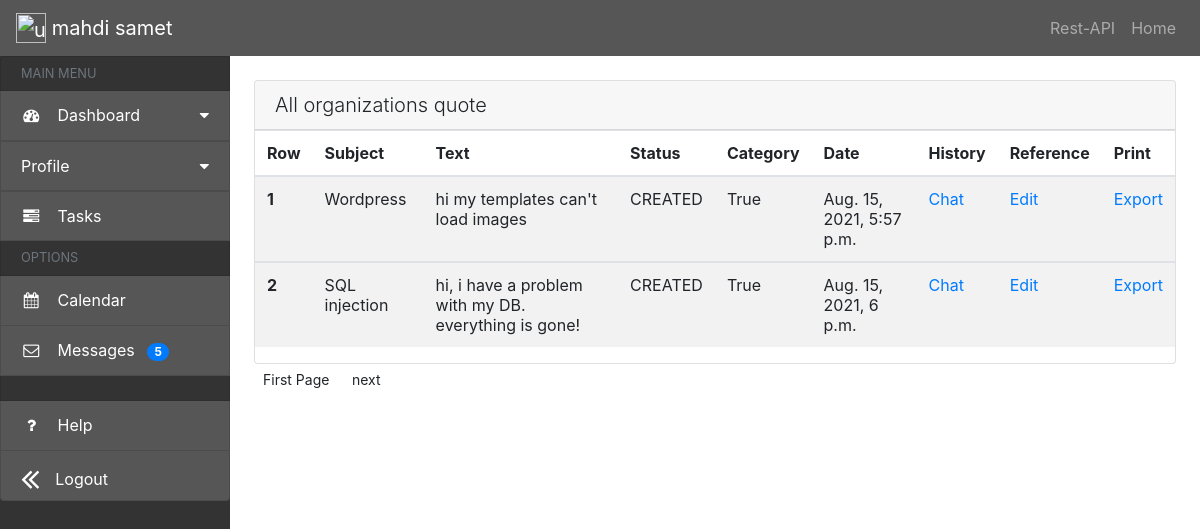
The app's page /ticket/view/ (signed in) with its own data.
### ticket/models.py (models this page shows, shortened)
class Query(models.Model):
    subject = models.CharField(max_length=30, blank=False, verbose_name='موضوع تیکت')
    message = models.CharField(max_length=500, blank=False, verbose_name='متن تیکت')
    status = models.CharField(max_length=20, choices=enums.TicketStatuses.choices,
                              default=enums.TicketStatuses.CREATED, verbose_name='وضعیت تیکت')
    is_active = models.BooleanField(default=True, verbose_name='فعال است؟')
    create_info = models.DateTimeField(auto_now_add=True, verbose_name='تاریخ ثبت')
    slug = models.SlugField(max_length=50, unique=True, editable=False)
    user_related = models.ForeignKey('auth.User', on_delete=models.PROTECT, verbose_name='رابطه با کاربران', null=True,
                                     blank=True)
    category_related = models.ForeignKey('ticket.Category', on_delete=models.PROTECT, verbose_name='رابطه با کتگوری', null=True,
                                         blank=True)
    history = HistoricalRecords()

### ticket/views.py (the view)
# urls.py: path('view/', views.show_active_query, name='view-ticket'),
@login_required
def show_active_query(request):
    if request.user.is_authenticated:
        if not request.user.is_superuser:
            try:
                operator_organization = models.Query.objects.filter(operator_info=request.user)
            except:
                return render(request, 'dashboard/dashboard.html')
        else:
            operator_organization = models.Query.objects.all()
        if operator_organization is None:
            return render(request, 'dashboard/dashboard.html')
        other_number = []
        qs = list(itertools.chain(operator_organization, other_number))
        paginated = Paginator(qs, 2)
        paginated_page = paginated.get_page(request.GET.get('page', 1))
        return render(request=request,
                      context={'object_list': paginated_page, },
                      template_name='ticket/list-query.html')
    else:
        return render(request, 'dashboard/dashboard.html')

### ticket/templates/ticket/list-query.html (shortened to what this page needs)
{% extends 'dashboard/base.html' %}
{% block base_content %}
    <div class="col p-4">
        <div class="card">
            <h5 class="card-header font-weight-light">All organizations quote </h5>
            <table class="table table-striped">
                <thead>
                <tr>
                    <th scope="col">Row</th>
                    <th scope="col">Subject</th>
                    <th scope="col">Text</th>
                    <th scope="col">Status</th>
                    <th scope="col">Category</th>
                    <th scope="col">Date</th>
                    <th scope="col">History</th>
                    <th scope="col">Reference</th>
                    <th scope="col">Print</th>
                </tr>
                </thead>
                {% for org in object_list %}
                    <tbody>
                    <tr>
                        <th scope="row">{{ forloop.counter }}</th>
                        <td>{{ org.subject }}</td>
                        <td>{{ org.message }}</td>
                        <td>{{ org.status }}</td>
                        <td>{{ org.is_active }}</td>
                        <td>{{ org.create_info }}</td>
                        <td><a href="{% url 'ticket:detail-quote' org.pk %}">Chat</a></td>
                        <td><a href="{% url 'ticket:edit-quote' org.pk %}">Edit</a></td>
                        <td><a href="{% url 'ticket:edit-quote' org.pk %}">Export</a></td>
                    </tr>
                    </tbody>
                {% endfor %}
            </table>
        </div>
        {% include 'ticket/pagination.html' %}
    </div>
{% endblock %}

### dashboard/templates/dashboard/base.html (shortened to what this page needs)
{% load widget_tweaks %}
{% load static %}
<html>
<head>
    <link rel="stylesheet" href="https://maxcdn.bootstrapcdn.com/font-awesome/4.3.0/css/font-awesome.min.css"/>
    <link rel="stylesheet" href="{% static 'base/css/font-awesome.min.css' %}"/>
    <link rel='stylesheet' href="{% static 'base/css/bootstrap.min.css' %}"/>
    <link rel='stylesheet' href="{% static 'base/css/style.css' %}"/>
</head>
<body>
{% block navbar_menu %}
    <nav class="navbar navbar-expand-md navbar-dark bg-dark">
        <a class="navbar-brand" href="#">
            {% if  user.is_authenticated %}
                <img src="https://media-exp1.licdn.com/dms/image/C4D03AQG8M7iJeCITgw/profile-displayphoto-shrink_200_200/0/1614260643050?e=1628726400&v=beta&t=GphmyJJNYwbiQ17z4vyRGQj-dwqRljAoD5JrqWSVK8g"
                     width="30" height="30"
                     class="d-inline-block align-top" alt="user_profile_image_personal">
            {% endif %}
            {% if user.is_authenticated %}
                <span class="menu-collapsed"> {{ request.user.get_full_name }}</span>
            {% endif %}
        </a>
        <div class="collapse navbar-collapse" id="navbarNavDropdown">
            <ul class="navbar-nav ml-auto">
                <li class="nav-item">
                    <a class="nav-link" href="#top">Rest-API</a>
                </li>
                <li class="nav-item">
                    <a class="nav-link" href="#top">Home</a>
                </li>
            </ul>
        </div>
    </nav>
    <div class="row" id="body-row">
    <div id="sidebar-container" class="sidebar-expanded d-none d-md-block">
        <ul class="list-group">
            <li class="list-group-item sidebar-separator-title text-muted d-flex align-items-center menu-collapsed">
                <small>MAIN MENU</small>
            </li>
            <a href="#submenu1" data-toggle="collapse" aria-expanded="false"
               class="bg-dark list-group-item list-group-item-action flex-column align-items-start">
                <div class="d-flex w-100 justify-content-start align-items-center">
                    <span class="fa fa-dashboard fa-fw mr-3"></span>
                    <span class="menu-collapsed">Dashboard</span>
                    <span class="submenu-icon ml-auto"></span>
                </div>
            </a>
            <a href="#submenu2" data-toggle="collapse" aria-expanded="false"
               class="bg-dark list-group-item list-group-item-action flex-column align-items-start">
                <div class="d-flex w-100 justify-content-start align-items-center">
                    <span class="menu-collapsed ">Profile</span>
                    <span class="submenu-icon ml-auto"></span>
                </div>
            </a>
            <a href="#" class="bg-dark list-group-item list-group-item-action">
                <div class="d-flex w-100 justify-content-start align-items-center">
                    <span class="fa fa-tasks fa-fw mr-3"></span>
                    <span class="menu-collapsed">Tasks</span>
                </div>
            </a>
            <li class="list-group-item sidebar-separator-title text-muted d-flex align-items-center menu-collapsed">
                <small>OPTIONS</small>
            </li>
            <a href="#" class="bg-dark list-group-item list-group-item-action">
                <div class="d-flex w-100 justify-content-start align-items-center">
                    <span class="fa fa-calendar fa-fw mr-3"></span>
                    <span class="menu-collapsed">Calendar</span>
                </div>
            </a>
            <a href="#" class="bg-dark list-group-item list-group-item-action">
                <div class="d-flex w-100 justify-content-start align-items-center">
                    <span class="fa fa-envelope-o fa-fw mr-3"></span>
                    <span class="menu-collapsed">Messages <span
                            class="badge badge-pill badge-primary ml-2">5</span></span>
                </div>
            </a>
            <li class="list-group-item sidebar-separator menu-collapsed"></li>
            <a href="#" class="bg-dark list-group-item list-group-item-action">
                <div class="d-flex w-100 justify-content-start align-items-center">
                    <span class="fa fa-question fa-fw mr-3"></span>
                    <span class="menu-collapsed">Help</span>
                </div>
            </a>
            {% if  user.is_authenticated %}
                <a href="{% url 'user:logout-user' %}" class="bg-dark list-group-item list-group-item-action"
                   class="bg-dark list-group-item list-group-item-action d-flex align-items-center">
                    <div class="d-flex w-100 justify-content-start align-items-center">
                        <span id="collapse-icon" class="fa fa-2x mr-3"></span>
                        <span id="collapse-text" class="menu-collapsed">Logout</span>
                    </div>
                </a>
            {% endif %}
        </ul>
    </div>
{% endblock %}
{% block base_content %}
{% endblock %}
</div>
</body>
</html>

### ticket/templates/ticket/pagination.html (shortened to what this page needs)
{% if object_list.has_previous %}
    <a class="btn btn-sm" href="{{ request.path }}?page={{ object_list.previous_page_number }}">back</a>
{% else %}
    <a class="btn btn-sm" href="{{ request.path }}?page=1">First Page</a>
{% endif %}
{% if object_list.has_next %}
    <a class="btn btn-sm" href="{{ request.path }}?page={{ object_list.next_page_number }}">next</a>
{% else %}
    <a class="btn btm-sm" href="{{ request.path }}?page={{ page_obj.num_pages }}">Last page</a>
{% endif %}

### dashboard/static/base/css/style.css (style rules this page uses)
#body-row { margin-left: 0; margin-right: 0; }
#sidebar-container { min-height: 100vh; background-color: #333; padding: 0; }
.sidebar-expanded { width: 230px; }
#sidebar-container .list-group a { height: 50px; color: white; }
.sidebar-separator-title { background-color: #333; height: 35px; }
.sidebar-separator { background-color: #333; height: 25px; }
#sidebar-container .list-group .list-group-item[aria-expanded="false"] .submenu-icon::after { content: " \f0d7"; font-family: FontAwesome; display: inline; text-align: right; padding-left: 10px; }

### records on screen
Query: subject "Wordpress", message "hi my templates can't load images", status "CREATED", is_active "True", create_info "Aug. 15, 2021, 5:57 p.m."
Query: subject "SQL injection", message "hi, i have a problem with my DB. everything is gone!", status "CREATED", is_active "True", create_info "Aug. 15, 2021, 6 p.m."

### other values on screen
{{ request.user.get_full_name }} "mahdi samet"
